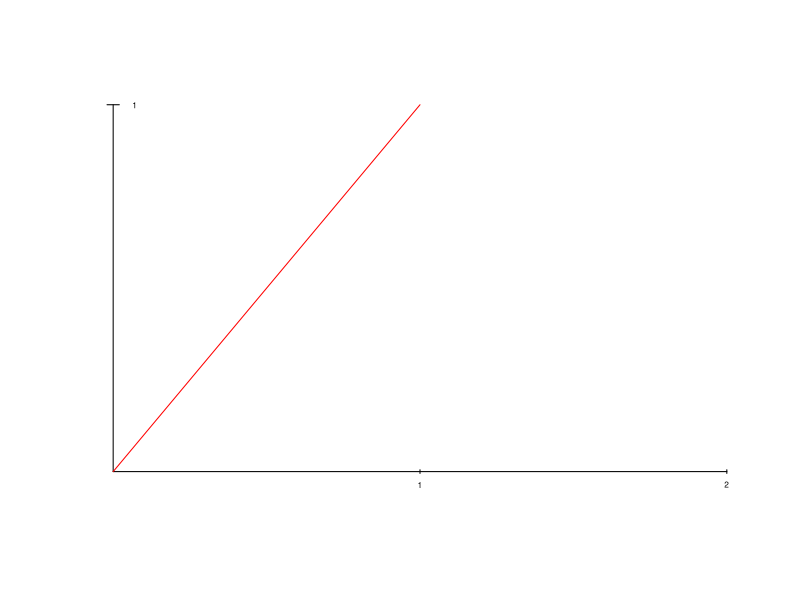
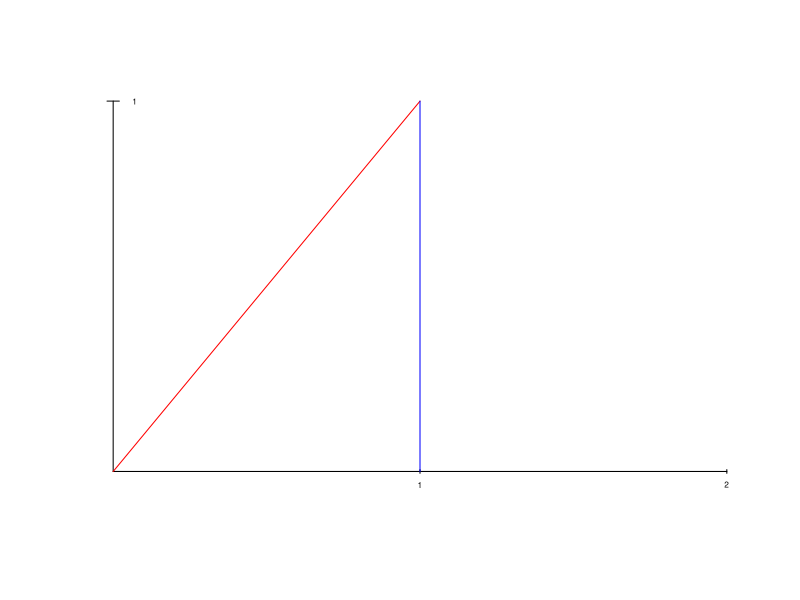
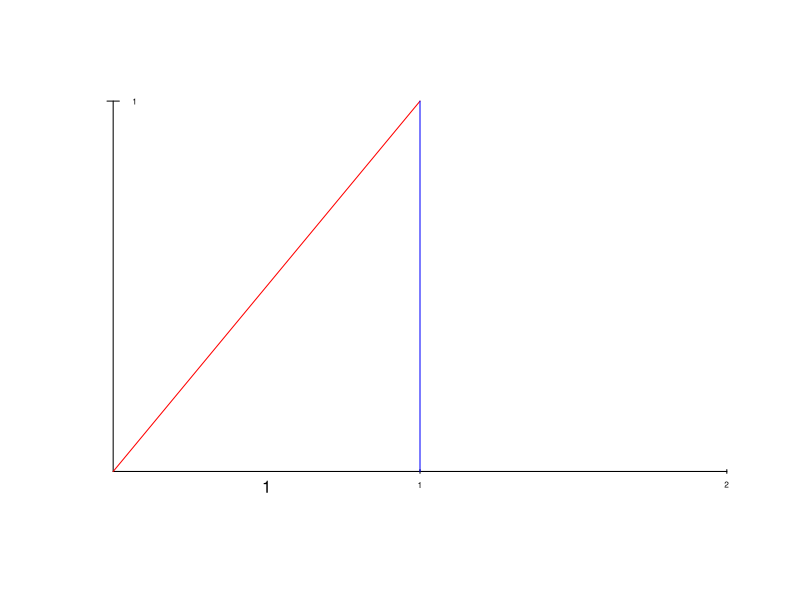
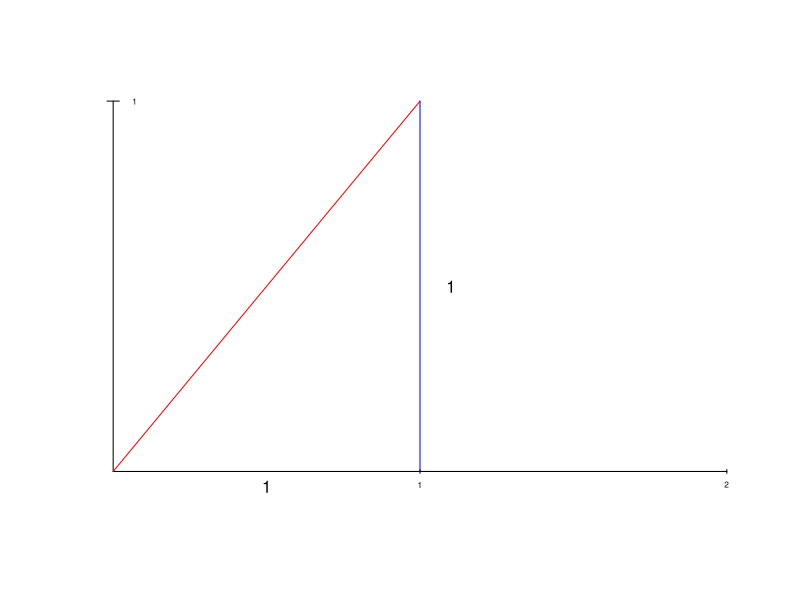
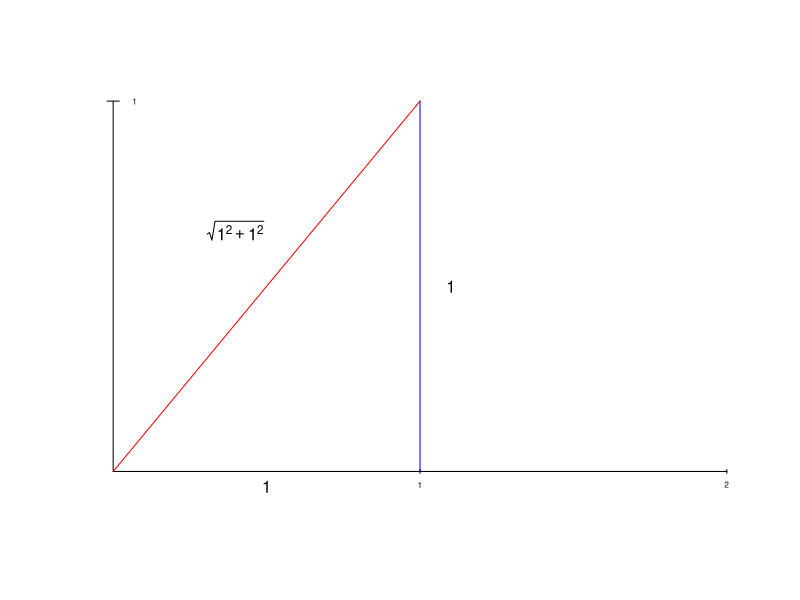
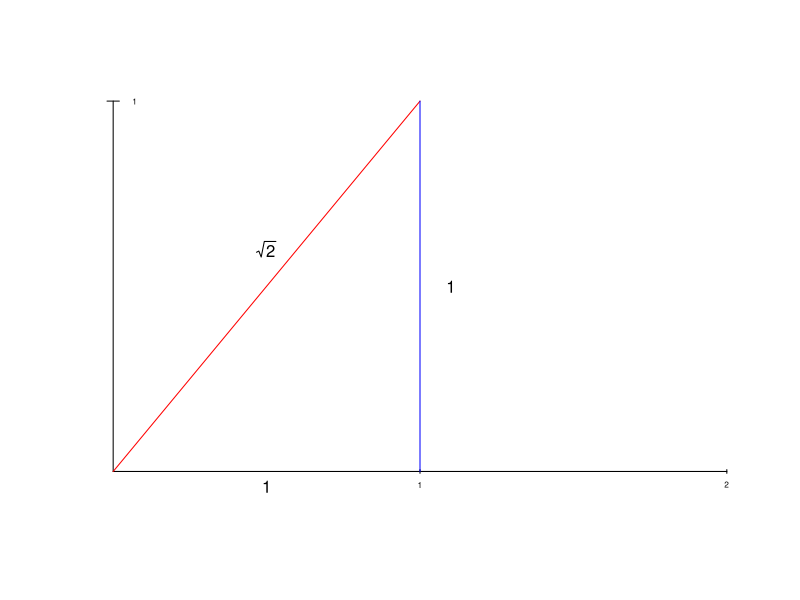
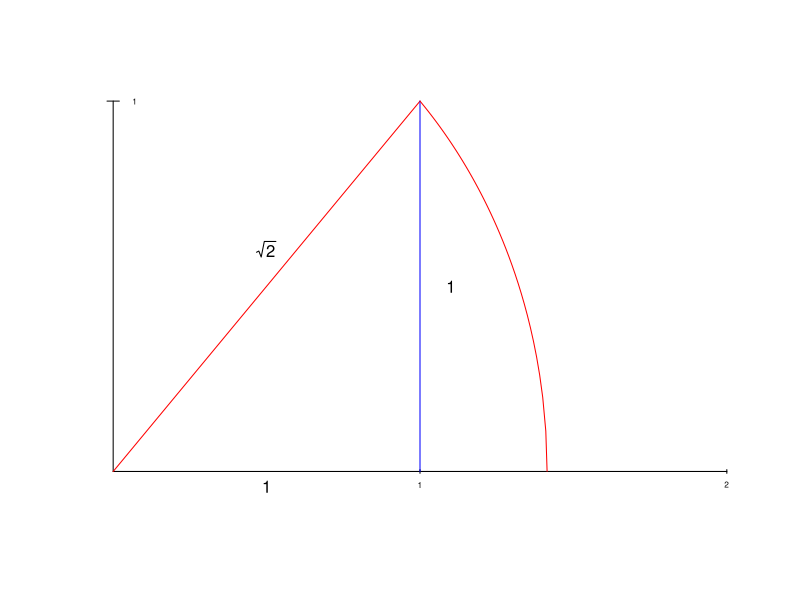
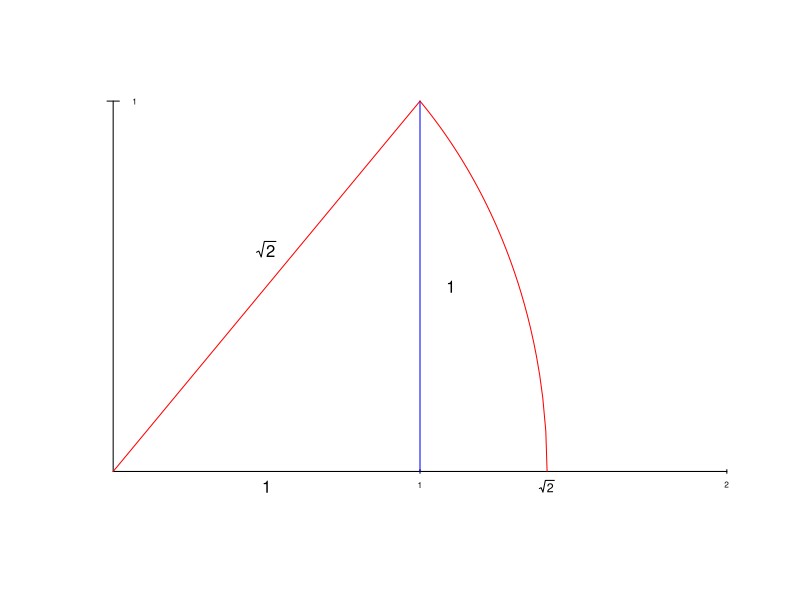

The R script that drew these images, in order:
## ---- chunk 1
xmin=0
xmax=2
ymin=0
ymax=1
tolx=0.01*(xmax-xmin)
toly=0.01*(ymax-ymin)
quantsx=2
quantsy=1
f = function(x){x}
plot(c(xmin-tolx,xmax+tolx,xmin-tolx,xmax+tolx),c(ymin-3*toly,ymin-3*toly,ymax+2*toly,ymax+toly),type="n",xlab="",ylab="",xaxt="n",yaxt="n",axes=FALSE)
x=seq(from=xmin,to=1,by=0.01)
#points(x,f(x),type="l")
lines(c(0,0),c(ymin,ymax))
lines(c(xmin,xmax),c(0,0))
# text(xmax-3*tolx,-15*tolx,"x")
# text(toly/2,ymax+toly/2,"y")
for (i in 1:(quantsx)){
  if(xmin+((xmax-xmin)/quantsx)*i != 0){
    lines(rep(xmin+((xmax-xmin)/quantsx)*i,2),c(-0.5*toly,+0.5*toly))
    text(xmin+((xmax-xmin)/quantsx)*i,-3.5*toly,xmin+((xmax-xmin)/quantsx)*i,cex=0.5)}
  }

for (i in 1:(quantsy)){
  lines(c(-tolx,tolx),ymin+rep(((ymax-ymin)/quantsy)*i,2))
 text(3.5*tolx,ymin+((ymax-ymin)/quantsy)*i,ymin+((ymax-ymin)/quantsy)*i,cex=0.5)
}
lines(x,f(x),col="red")

## ---- chunk 2
xmin=0
xmax=2
ymin=0
ymax=1
tolx=0.01*(xmax-xmin)
toly=0.01*(ymax-ymin)
quantsx=2
quantsy=1
f = function(x){x}
plot(c(xmin-tolx,xmax+tolx,xmin-tolx,xmax+tolx),c(ymin-3*toly,ymin-3*toly,ymax+toly,ymax+toly),type="n",xlab="",ylab="",xaxt="n",yaxt="n",axes=FALSE)
x=seq(from=xmin,to=1,by=0.01)
#points(x,f(x),type="l")
lines(c(0,0),c(ymin,ymax))
lines(c(xmin,xmax),c(0,0))
# text(xmax-3*tolx,-15*tolx,"x")
# text(toly/2,ymax+toly/2,"y")
for (i in 1:(quantsx)){
  if(xmin+((xmax-xmin)/quantsx)*i != 0){
    lines(rep(xmin+((xmax-xmin)/quantsx)*i,2),c(-0.5*toly,+0.5*toly))
    text(xmin+((xmax-xmin)/quantsx)*i,-3.5*toly,xmin+((xmax-xmin)/quantsx)*i,cex=0.5)}
  }

for (i in 1:(quantsy)){
  lines(c(-tolx,tolx),ymin+rep(((ymax-ymin)/quantsy)*i,2))
 text(3.5*tolx,ymin+((ymax-ymin)/quantsy)*i,ymin+((ymax-ymin)/quantsy)*i,cex=0.5)
}
lines(x,f(x),col="red")
lines(c(1,1),c(0,1),col="blue")
## ---- chunk 3
xmin=0
xmax=2
ymin=0
ymax=1
tolx=0.01*(xmax-xmin)
toly=0.01*(ymax-ymin)
quantsx=2
quantsy=1
f = function(x){x}
plot(c(xmin-tolx,xmax+tolx,xmin-tolx,xmax+tolx),c(ymin-3*toly,ymin-3*toly,ymax+toly,ymax+toly),type="n",xlab="",ylab="",xaxt="n",yaxt="n",axes=FALSE)
x=seq(from=xmin,to=1,by=0.01)
#points(x,f(x),type="l")
lines(c(0,0),c(ymin,ymax))
lines(c(xmin,xmax),c(0,0))
# text(xmax-3*tolx,-15*tolx,"x")
# text(toly/2,ymax+toly/2,"y")
for (i in 1:(quantsx)){
  if(xmin+((xmax-xmin)/quantsx)*i != 0){
    lines(rep(xmin+((xmax-xmin)/quantsx)*i,2),c(-0.5*toly,+0.5*toly))
    text(xmin+((xmax-xmin)/quantsx)*i,-3.5*toly,xmin+((xmax-xmin)/quantsx)*i,cex=0.5)}
  }

for (i in 1:(quantsy)){
  lines(c(-tolx,tolx),ymin+rep(((ymax-ymin)/quantsy)*i,2))
 text(3.5*tolx,ymin+((ymax-ymin)/quantsy)*i,ymin+((ymax-ymin)/quantsy)*i,cex=0.5)
}
lines(x,f(x),col="red")
lines(c(1,1),c(0,1),col="blue")
text(0.5,-4*toly, "1")
## ---- chunk 4
xmin=0
xmax=2
ymin=0
ymax=1
tolx=0.01*(xmax-xmin)
toly=0.01*(ymax-ymin)
quantsx=2
quantsy=1
f = function(x){x}
plot(c(xmin-tolx,xmax+tolx,xmin-tolx,xmax+tolx),c(ymin-3*toly,ymin-3*toly,ymax+toly,ymax+toly),type="n",xlab="",ylab="",xaxt="n",yaxt="n",axes=FALSE)
x=seq(from=xmin,to=1,by=0.01)
#points(x,f(x),type="l")
lines(c(0,0),c(ymin,ymax))
lines(c(xmin,xmax),c(0,0))
# text(xmax-3*tolx,-15*tolx,"x")
# text(toly/2,ymax+toly/2,"y")
for (i in 1:(quantsx)){
  if(xmin+((xmax-xmin)/quantsx)*i != 0){
    lines(rep(xmin+((xmax-xmin)/quantsx)*i,2),c(-0.5*toly,+0.5*toly))
    text(xmin+((xmax-xmin)/quantsx)*i,-3.5*toly,xmin+((xmax-xmin)/quantsx)*i,cex=0.5)}
  }

for (i in 1:(quantsy)){
  lines(c(-tolx,tolx),ymin+rep(((ymax-ymin)/quantsy)*i,2))
 text(3.5*tolx,ymin+((ymax-ymin)/quantsy)*i,ymin+((ymax-ymin)/quantsy)*i,cex=0.5)
}
lines(x,f(x),col="red")
lines(c(1,1),c(0,1),col="blue")
text(0.5,-4*toly, "1")
text(1.1,0.5,"1")
## ---- chunk 5
xmin=0
xmax=2
ymin=0
ymax=1
tolx=0.01*(xmax-xmin)
toly=0.01*(ymax-ymin)
quantsx=2
quantsy=1
f = function(x){x}
plot(c(xmin-tolx,xmax+tolx,xmin-tolx,xmax+tolx),c(ymin-3*toly,ymin-3*toly,ymax+toly,ymax+toly),type="n",xlab="",ylab="",xaxt="n",yaxt="n",axes=FALSE)
x=seq(from=xmin,to=1,by=0.01)
#points(x,f(x),type="l")
lines(c(0,0),c(ymin,ymax))
lines(c(xmin,xmax),c(0,0))
# text(xmax-3*tolx,-15*tolx,"x")
# text(toly/2,ymax+toly/2,"y")
for (i in 1:(quantsx)){
  if(xmin+((xmax-xmin)/quantsx)*i != 0){
    lines(rep(xmin+((xmax-xmin)/quantsx)*i,2),c(-0.5*toly,+0.5*toly))
    text(xmin+((xmax-xmin)/quantsx)*i,-3.5*toly,xmin+((xmax-xmin)/quantsx)*i,cex=0.5)}
  }

for (i in 1:(quantsy)){
  lines(c(-tolx,tolx),ymin+rep(((ymax-ymin)/quantsy)*i,2))
 text(3.5*tolx,ymin+((ymax-ymin)/quantsy)*i,ymin+((ymax-ymin)/quantsy)*i,cex=0.5)
}
lines(x,f(x),col="red")
lines(c(1,1),c(0,1),col="blue")
text(0.5,-4*toly, "1")
text(1.1,0.5,"1")
text(0.4,0.65,expression(sqrt(1^2+1^2)))
## ---- chunk 6
xmin=0
xmax=2
ymin=0
ymax=1
tolx=0.01*(xmax-xmin)
toly=0.01*(ymax-ymin)
quantsx=2
quantsy=1
f = function(x){x}
plot(c(xmin-tolx,xmax+tolx,xmin-tolx,xmax+tolx),c(ymin-3*toly,ymin-3*toly,ymax+toly,ymax+toly),type="n",xlab="",ylab="",xaxt="n",yaxt="n",axes=FALSE)
x=seq(from=xmin,to=1,by=0.01)
#points(x,f(x),type="l")
lines(c(0,0),c(ymin,ymax))
lines(c(xmin,xmax),c(0,0))
# text(xmax-3*tolx,-15*tolx,"x")
# text(toly/2,ymax+toly/2,"y")
for (i in 1:(quantsx)){
  if(xmin+((xmax-xmin)/quantsx)*i != 0){
    lines(rep(xmin+((xmax-xmin)/quantsx)*i,2),c(-0.5*toly,+0.5*toly))
    text(xmin+((xmax-xmin)/quantsx)*i,-3.5*toly,xmin+((xmax-xmin)/quantsx)*i,cex=0.5)}
  }

for (i in 1:(quantsy)){
  lines(c(-tolx,tolx),ymin+rep(((ymax-ymin)/quantsy)*i,2))
 text(3.5*tolx,ymin+((ymax-ymin)/quantsy)*i,ymin+((ymax-ymin)/quantsy)*i,cex=0.5)
}
lines(x,f(x),col="red")
lines(c(1,1),c(0,1),col="blue")
text(0.5,-4*toly, "1")
text(1.1,0.5,"1")
text(0.5,0.6,expression(sqrt(2)))
## ---- chunk 7
xmin=0
xmax=2
ymin=0
ymax=1
tolx=0.01*(xmax-xmin)
toly=0.01*(ymax-ymin)
quantsx=2
quantsy=1
f = function(x){x}
plot(c(xmin-tolx,xmax+tolx,xmin-tolx,xmax+tolx),c(ymin-3*toly,ymin-3*toly,ymax+toly,ymax+toly),type="n",xlab="",ylab="",xaxt="n",yaxt="n",axes=FALSE)
x=seq(from=xmin,to=1,by=0.01)
#points(x,f(x),type="l")
lines(c(0,0),c(ymin,ymax))
lines(c(xmin,xmax),c(0,0))
# text(xmax-3*tolx,-15*tolx,"x")
# text(toly/2,ymax+toly/2,"y")
for (i in 1:(quantsx)){
  if(xmin+((xmax-xmin)/quantsx)*i != 0){
    lines(rep(xmin+((xmax-xmin)/quantsx)*i,2),c(-0.5*toly,+0.5*toly))
    text(xmin+((xmax-xmin)/quantsx)*i,-3.5*toly,xmin+((xmax-xmin)/quantsx)*i,cex=0.5)}
  }

for (i in 1:(quantsy)){
  lines(c(-tolx,tolx),ymin+rep(((ymax-ymin)/quantsy)*i,2))
 text(3.5*tolx,ymin+((ymax-ymin)/quantsy)*i,ymin+((ymax-ymin)/quantsy)*i,cex=0.5)
}
lines(x,f(x),col="red")
lines(c(1,1),c(0,1),col="blue")
text(0.5,-4*toly, "1")
text(1.1,0.5,"1")
text(0.5,0.6,expression(sqrt(2)))
x2=c(seq(from=1,to=sqrt(2),by=0.01),sqrt(2)-0.0000001)
y2=sqrt(2-x2^2)
lines(x2,y2,col="red")
## ---- chunk 8
xmin=0
xmax=2
ymin=0
ymax=1
tolx=0.01*(xmax-xmin)
toly=0.01*(ymax-ymin)
quantsx=2
quantsy=1
f = function(x){x}
plot(c(xmin-tolx,xmax+tolx,xmin-tolx,xmax+tolx),c(ymin-3*toly,ymin-3*toly,ymax+toly,ymax+toly),type="n",xlab="",ylab="",xaxt="n",yaxt="n",axes=FALSE)
x=seq(from=xmin,to=1,by=0.01)
#points(x,f(x),type="l")
lines(c(0,0),c(ymin,ymax))
lines(c(xmin,xmax),c(0,0))
# text(xmax-3*tolx,-15*tolx,"x")
# text(toly/2,ymax+toly/2,"y")
for (i in 1:(quantsx)){
  if(xmin+((xmax-xmin)/quantsx)*i != 0){
    lines(rep(xmin+((xmax-xmin)/quantsx)*i,2),c(-0.5*toly,+0.5*toly))
    text(xmin+((xmax-xmin)/quantsx)*i,-3.5*toly,xmin+((xmax-xmin)/quantsx)*i,cex=0.5)}
  }

for (i in 1:(quantsy)){
  lines(c(-tolx,tolx),ymin+rep(((ymax-ymin)/quantsy)*i,2))
 text(3.5*tolx,ymin+((ymax-ymin)/quantsy)*i,ymin+((ymax-ymin)/quantsy)*i,cex=0.5)
}
lines(x,f(x),col="red")
lines(c(1,1),c(0,1),col="blue")
text(0.5,-4*toly, "1")
text(1.1,0.5,"1")
text(0.5,0.6,expression(sqrt(2)))
x2=c(seq(from=1,to=sqrt(2),by=0.01),sqrt(2)-0.0000001)
y2=sqrt(2-x2^2)
lines(x2,y2,col="red")
text(sqrt(2),-4*toly,expression(sqrt(2)),cex=0.75)
## ---- chunk 9
xmin=-3
xmax=3
ymin=0
ymax=1
tolx=0.01*(xmax-xmin)
toly=0.01*(ymax-ymin)
quantsx=6
quantsy=4
f = function(x){1/(1+exp(-x))}
plot(c(xmin-tolx,xmax+tolx,xmin-tolx,xmax+tolx),c(ymin-toly,ymin-toly,ymax+toly,ymax+toly),type="n",xlab="",ylab="",xaxt="n",yaxt="n",axes=FALSE)
x=seq(from=xmin,to=xmax,by=0.01)
#points(x,f(x),type="l")
lines(c(0,0),c(ymin,ymax))
lines(c(xmin,xmax),c(0,0))
# text(xmax-3*tolx,-15*tolx,"x")
# text(toly/2,ymax+toly/2,"y")
for (i in 0:(quantsx)){
  if(xmin+((xmax-xmin)/quantsx)*i != 0){
    lines(rep(xmin+((xmax-xmin)/quantsx)*i,2),c(-0.5*toly,+0.5*toly))
    text(xmin+((xmax-xmin)/quantsx)*i,-3.5*toly,xmin+((xmax-xmin)/quantsx)*i,cex=0.5)}
  }

for (i in 0:(quantsy)){
  lines(c(-tolx,tolx),ymin+rep(((ymax-ymin)/quantsy)*i,2))
 text(5.5*tolx,ymin+((ymax-ymin)/quantsy)*i,ymin+((ymax-ymin)/quantsy)*i,cex=0.5)
}
lines(x,f(x),col="red")
## ---- chunk 10
xmin=-3
xmax=3
ymin=0
ymax=3
tolx=0.01*(xmax-xmin)
toly=0.01*(ymax-ymin)
quantsx=6
quantsy=3
f = function(x){ifelse(x>0,x,0)}
plot(c(xmin-tolx,xmax+tolx,xmin-tolx,xmax+tolx),c(ymin-4*toly,ymin-4*toly,ymax+toly,ymax+toly),type="n",xlab="",ylab="",xaxt="n",yaxt="n",axes=FALSE)
x=seq(from=xmin,to=xmax,by=0.01)
#points(x,f(x),type="l")
lines(c(0,0),c(ymin,ymax))
lines(c(xmin,xmax),c(0,0))
# text(xmax-3*tolx,-15*tolx,"x")
# text(toly/2,ymax+toly/2,"y")
for (i in 0:(quantsx)){
  if(xmin+((xmax-xmin)/quantsx)*i != 0){
    lines(rep(xmin+((xmax-xmin)/quantsx)*i,2),c(-0.5*toly,+0.5*toly))
    text(xmin+((xmax-xmin)/quantsx)*i,-4.5*toly,xmin+((xmax-xmin)/quantsx)*i,cex=0.5)}
  }

for (i in 0:(quantsy)){
  lines(c(-tolx,tolx),ymin+rep(((ymax-ymin)/quantsy)*i,2))
 text(3.5*tolx,ymin+((ymax-ymin)/quantsy)*i,ymin+((ymax-ymin)/quantsy)*i,cex=0.5)
}
lines(x,f(x),col="red")
## ---- chunk 11
xmin=-3
xmax=3
ymin=0
ymax=3
tolx=0.01*(xmax-xmin)
toly=0.01*(ymax-ymin)
quantsx=6
quantsy=3
f = function(x){log(1+exp(x))}
plot(c(xmin-tolx,xmax+tolx,xmin-tolx,xmax+tolx),c(ymin-4*toly,ymin-4*toly,ymax+toly,ymax+toly),type="n",xlab="",ylab="",xaxt="n",yaxt="n",axes=FALSE)
x=seq(from=xmin,to=xmax,by=0.01)
#points(x,f(x),type="l")
lines(c(0,0),c(ymin,ymax))
lines(c(xmin,xmax),c(0,0))
# text(xmax-3*tolx,-15*tolx,"x")
# text(toly/2,ymax+toly/2,"y")
for (i in 0:(quantsx)){
  if(xmin+((xmax-xmin)/quantsx)*i != 0){
    lines(rep(xmin+((xmax-xmin)/quantsx)*i,2),c(-0.5*toly,+0.5*toly))
    text(xmin+((xmax-xmin)/quantsx)*i,-4.5*toly,xmin+((xmax-xmin)/quantsx)*i,cex=0.5)}
  }

for (i in 0:(quantsy)){
  lines(c(-tolx,tolx),ymin+rep(((ymax-ymin)/quantsy)*i,2))
 text(3.5*tolx,ymin+((ymax-ymin)/quantsy)*i,ymin+((ymax-ymin)/quantsy)*i,cex=0.5)
}
lines(x,f(x),col="red")
## ---- chunk 12
xmin=-3
xmax=3
ymin=0
ymax=3
tolx=0.01*(xmax-xmin)
toly=0.01*(ymax-ymin)
quantsx=6
quantsy=3
f = function(x){ifelse(x>0,1,-1)}
plot(c(xmin-tolx,xmax+tolx,xmin-tolx,xmax+tolx),c(ymin-4*toly,ymin-4*toly,ymax+toly,ymax+toly),type="n",xlab="",ylab="",xaxt="n",yaxt="n",axes=FALSE)
x=seq(from=xmin,to=xmax,by=0.01)
#points(x,f(x),type="l")
lines(c(0,0),c(ymin,ymax))
lines(c(xmin,xmax),c(0,0))
# text(xmax-3*tolx,-15*tolx,"x")
# text(toly/2,ymax+toly/2,"y")
for (i in 0:(quantsx)){
  if(xmin+((xmax-xmin)/quantsx)*i != 0){
    lines(rep(xmin+((xmax-xmin)/quantsx)*i,2),c(-0.5*toly,+0.5*toly))
    text(xmin+((xmax-xmin)/quantsx)*i,-4.5*toly,xmin+((xmax-xmin)/quantsx)*i,cex=0.5)}
  }

for (i in 0:(quantsy)){
  lines(c(-tolx,tolx),ymin+rep(((ymax-ymin)/quantsy)*i,2))
 text(3.5*tolx,ymin+((ymax-ymin)/quantsy)*i,ymin+((ymax-ymin)/quantsy)*i,cex=0.5)
}
lines(x,f(x),col="red")
## ---- chunk 13
xmin=-3
xmax=3
ymin=0
ymax=3
tolx=0.01*(xmax-xmin)
toly=0.01*(ymax-ymin)
quantsx=6
quantsy=3
f = function(x){ifelse(x>0,x,0)}
plot(c(xmin-tolx,xmax+tolx,xmin-tolx,xmax+tolx),c(ymin-4*toly,ymin-4*toly,ymax+toly,ymax+toly),type="n",xlab="",ylab="",xaxt="n",yaxt="n",axes=FALSE)
x=seq(from=xmin,to=xmax,by=0.01)
#points(x,f(x),type="l")
lines(c(0,0),c(ymin,ymax))
lines(c(xmin,xmax),c(0,0))
# text(xmax-3*tolx,-15*tolx,"x")
# text(toly/2,ymax+toly/2,"y")
for (i in 0:(quantsx)){
  if(xmin+((xmax-xmin)/quantsx)*i != 0){
    lines(rep(xmin+((xmax-xmin)/quantsx)*i,2),c(-0.5*toly,+0.5*toly))
    text(xmin+((xmax-xmin)/quantsx)*i,-4.5*toly,xmin+((xmax-xmin)/quantsx)*i,cex=0.5)}
  }

for (i in 0:(quantsy)){
  lines(c(-tolx,tolx),ymin+rep(((ymax-ymin)/quantsy)*i,2))
 text(3.5*tolx,ymin+((ymax-ymin)/quantsy)*i,ymin+((ymax-ymin)/quantsy)*i,cex=0.5)
}
lines(x,f(x),col="red")
## ---- chunk 14
xmin=-3
xmax=3
ymin=0
ymax=3
tolx=0.01*(xmax-xmin)
toly=0.01*(ymax-ymin)
quantsx=6
quantsy=3
f = function(x){log(1+exp(x))}
plot(c(xmin-tolx,xmax+tolx,xmin-tolx,xmax+tolx),c(ymin-4*toly,ymin-4*toly,ymax+toly,ymax+toly),type="n",xlab="",ylab="",xaxt="n",yaxt="n",axes=FALSE)
x=seq(from=xmin,to=xmax,by=0.01)
#points(x,f(x),type="l")
lines(c(0,0),c(ymin,ymax))
lines(c(xmin,xmax),c(0,0))
# text(xmax-3*tolx,-15*tolx,"x")
# text(toly/2,ymax+toly/2,"y")
for (i in 0:(quantsx)){
  if(xmin+((xmax-xmin)/quantsx)*i != 0){
    lines(rep(xmin+((xmax-xmin)/quantsx)*i,2),c(-0.5*toly,+0.5*toly))
    text(xmin+((xmax-xmin)/quantsx)*i,-4.5*toly,xmin+((xmax-xmin)/quantsx)*i,cex=0.5)}
  }

for (i in 0:(quantsy)){
  lines(c(-tolx,tolx),ymin+rep(((ymax-ymin)/quantsy)*i,2))
 text(3.5*tolx,ymin+((ymax-ymin)/quantsy)*i,ymin+((ymax-ymin)/quantsy)*i,cex=0.5)
}
lines(x,f(x),col="red")

x2=seq(from=1,to=2,by=0.01)
for (i in 1:length(x2)){
  lines(c(x2[i],x2[i]),c(0,f(x2[i])),col="green")
}
